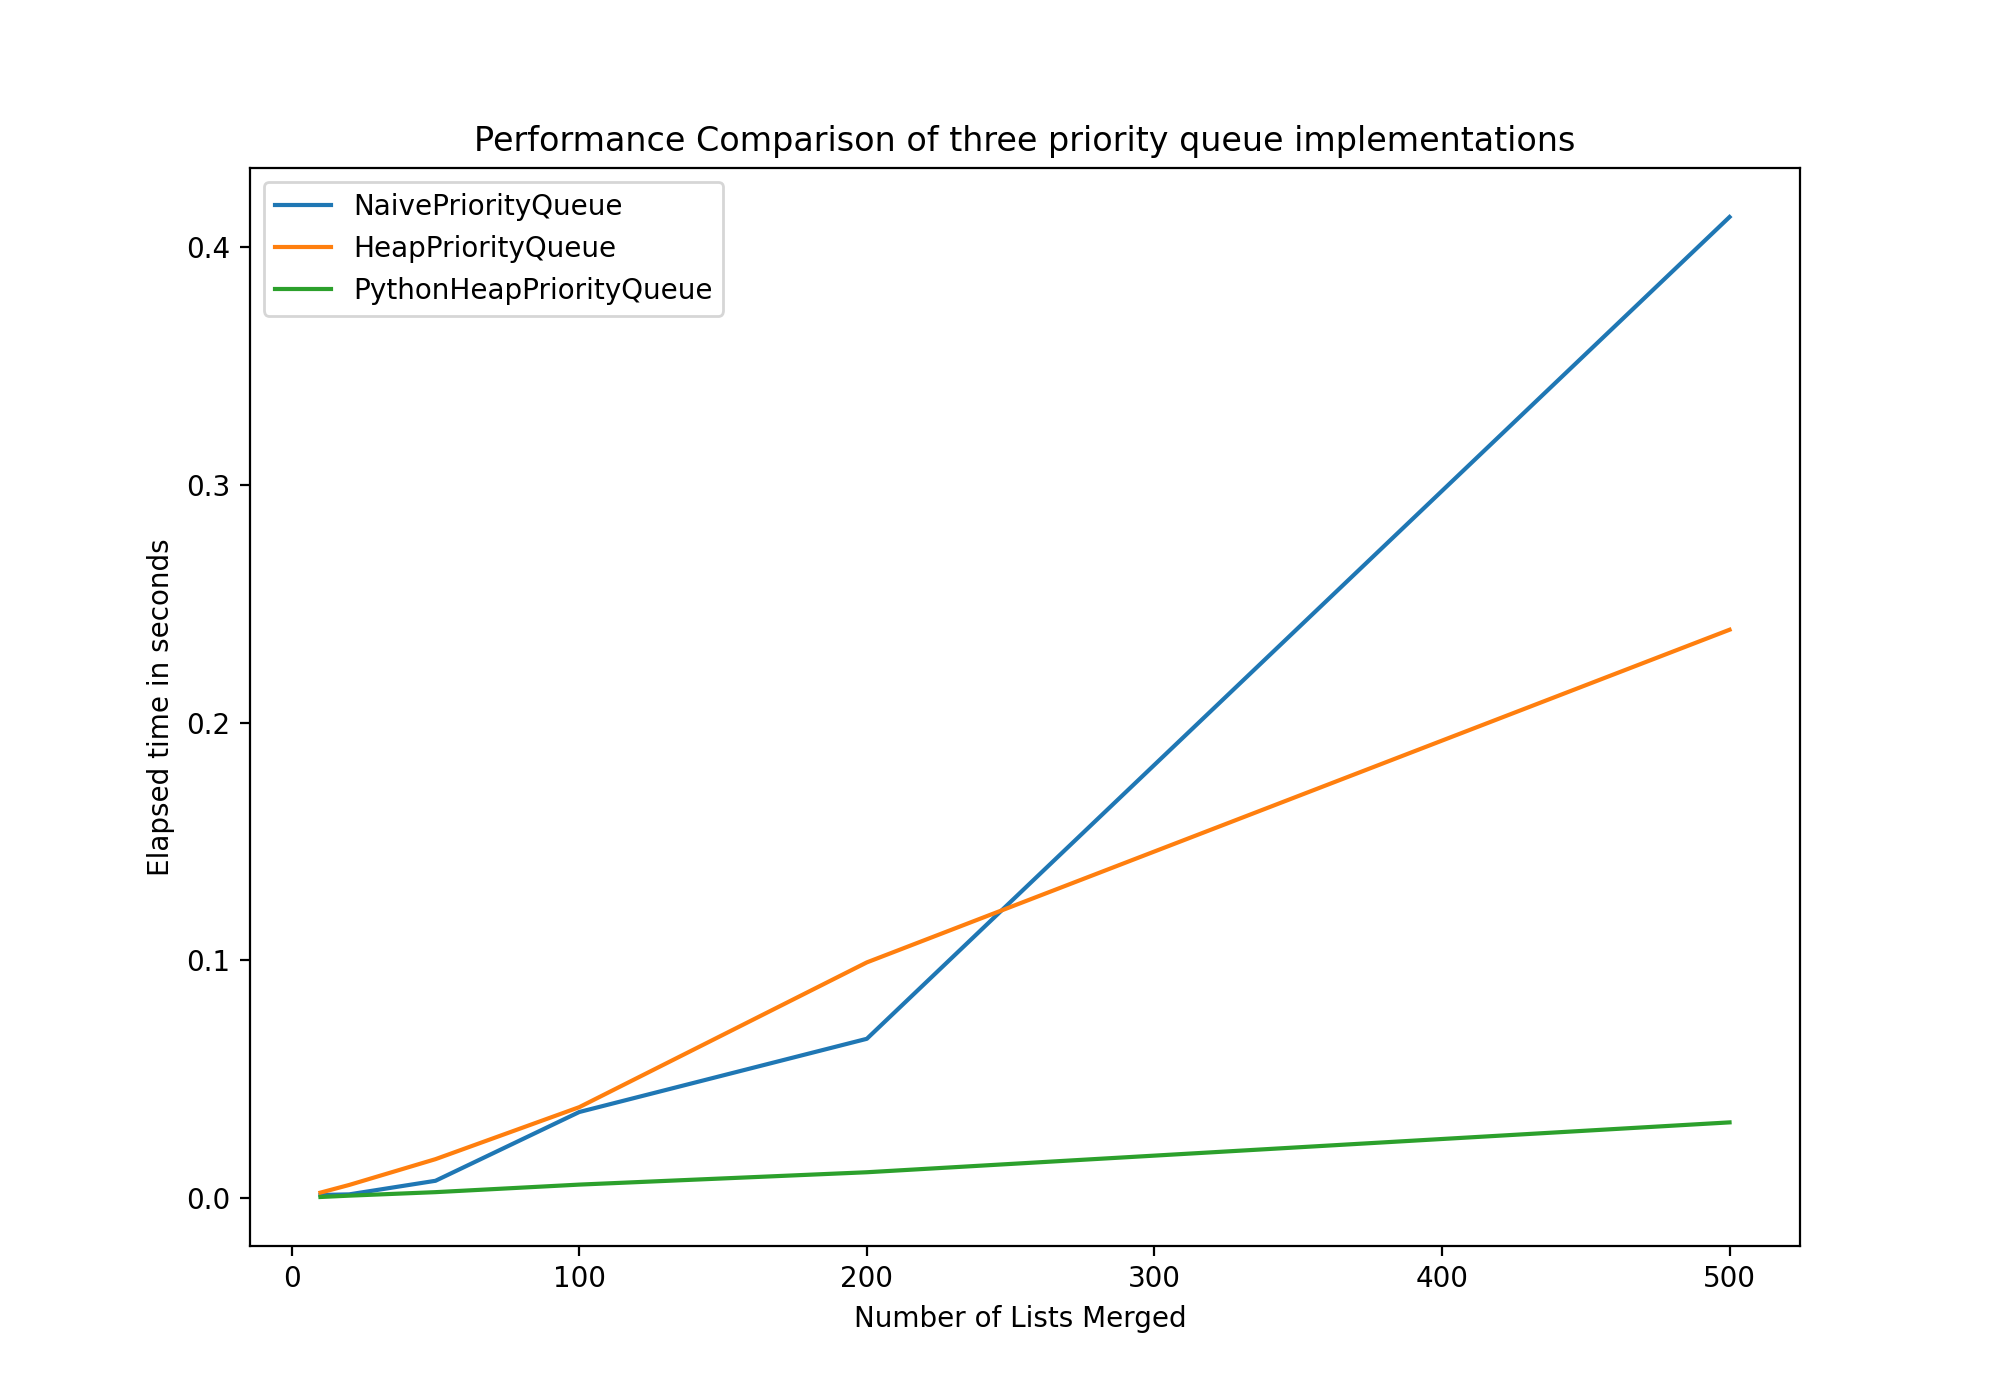

Python code for this plot:
from P3 import *
import matplotlib.pyplot as plt

ns_lst = [10, 20, 50, 100, 200, 500]
naive_time = timeit(pqclass=NaivePriorityQueue)
heap_time = timeit(pqclass=HeapPriorityQueue)
py_heap_time = timeit(pqclass=PythonHeapPriorityQueue)

## plotting
plt.figure(figsize=(10,7))
plt.plot(ns_lst, naive_time, label = "NaivePriorityQueue")
plt.plot(ns_lst, heap_time, label = "HeapPriorityQueue")
plt.plot(ns_lst, py_heap_time, label = "PythonHeapPriorityQueue")
plt.xlabel("Number of Lists Merged ")
plt.ylabel("Elapsed time in seconds")
plt.title("Performance Comparison of three priority queue implementations")
plt.legend()
plt.show()
